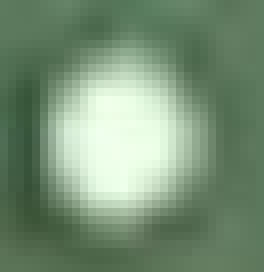
#> input picture ball/ball.jpg, 33 x 34 px, given as the content of the folder ./knn_classes/DJI_0273.MP4, which was not available (shown 8 times larger)
$ python cosin.py
#> lines starting #> are read from the running program, lines starting #| are printed output that depends on the picture; after the words box and inside, x2 and y2 are one past the last pixel; in counts of white or black regions, pixels touching at a corner belong together; pictures that were not available may be replaced by others from this repository, and a replacement may not be noted
import os
import random
import shutil
import time
from collections import Counter
from math import sqrt

import numpy as np
from cv2 import cv2 as cv
from matplotlib import pyplot as plt
import imutils

import datetime

class KNNClassifier:
    def __init__(self,video_name,modelpath=None):
        self.maskradio=2
        edgeThreshold=2
        patchSize=2
        self.orb = cv.ORB_create(edgeThreshold = edgeThreshold,patchSize=patchSize)
        self.video_name=video_name
        self.KNNModel=self.getKNNmodel(modelpath)

    def getKNNmodel(self,modelpath):
#> called with modelpath = './knn_classes'
        KNNModel=[]
        for i in os.listdir(os.path.join(modelpath,self.video_name)):
            if i!=".DS_Store":
                for j in os.listdir(os.path.join(modelpath,self.video_name,i)):
                    if j!=".DS_Store":
                        img=cv.imread(os.path.join(modelpath,self.video_name,i,j))
#> img is the input picture: shape (34, 33, 3); mean B, G, R 118.7, 145.3, 120
                        m,_,_=self.main_color_moment(img)
                        k=[m,str(i)]
                        KNNModel.append(k)
        return KNNModel

    # [76 lines left out: functions prediction, distance, mini_img, not called in this run]

    def main_color_moment(self,img,see_make=False)->list:

        #xmin,xmax,ymin,ymax,mat=self.mini_img(img)
        #img=img[ymin:ymax,xmin:xmax]
        mask=get_mask(img)

        img1=img.copy()
        img1=cv.cvtColor(img,cv.COLOR_BGR2HSV)
        img1[mask!=1]=[0,0,0]
        # B,G,R=cv.split(img1)
        # #hhh=img.copy()
        # R[R!=0]=0
        # G[G!=0]=0
        # hhh=cv.merge([B,G,R])
        if see_make:
            cv.imshow('rrr',mask)
            cv.imshow('ooo',img)
            cv.imshow('ppp',img1)
            #cv.imshow('yyy',hhh)
            #cv.imshow('uuu',mmm)
            cv.waitKey(0)
            cv.destroyAllWindows()

        # [7 lines of commented-out code are left out]
        hist1 = cv.calcHist([img1],[0], None, [15], [1.0,255.0])
        hist2 = cv.calcHist([img1],[1], None, [3], [1.0,255.0])
        #hist3 = cv.calcHist([img1],[2], None, [5], [1.0,255.0])
        #print(hist6)

        hist1=hist1/np.sum(hist1)
        hist2=hist2/np.sum(hist2)
        #hist3=hist3/np.sum(hist3)
        hist=np.concatenate((hist1,hist2),axis=0)
        print(hist.shape)
        return hist,None,None#,mat,(xmin,xmax,ymin,ymax)

# [118 lines left out: functions init_get_video, get_data_from_video, mini_img, len_all, not called in this run]

def cos_in(img,point):
    height,width=img.shape[0],img.shape[1]
#> height = 34; width = 33
    filter=np.array([1,1,1])
    dot_result=img.copy()
    norm=img

    norm=norm.astype(np.int64)
    dot_result=dot_result.reshape(-1,3)
#> dot_result = 1122 rows, first 8: [94, 122, 93], [93, 121, 92], [92, 120, 91], [92, 120, 91], [93, 121, 92], [96, 124, 95], [99, 127, 97], [101, 129, 99]
    dot_result=np.dot(dot_result,point)
#> dot_result = 1122 values, max 88340 at index 540, min 23160 at index 762, mean 46633.8
    dot_result=dot_result.reshape(height,width,1)
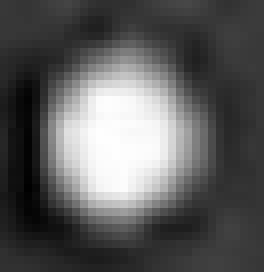
#> dot_result: shape (34, 33, 1) int64 (shown 8 times larger); min 23160, max 88340, mean 46633.8; drawn with min black and max white

    norm=norm.reshape(-1,3)
#> norm = 1122 rows, first 8: [94, 122, 93], [93, 121, 92], [92, 120, 91], [92, 120, 91], [93, 121, 92], [96, 124, 95], [99, 127, 97], [101, 129, 99]
    norm=np.square(norm)
#> norm = 1122 rows, first 8: [8836, 14884, 8649], [8649, 14641, 8464], [8464, 14400, 8281], [8464, 14400, 8281], [8649, 14641, 8464], [9216, 15376, 9025], [9801, 16129, 9409], [10201, 16641, 9801]
    norm=np.dot(norm,filter)
#> norm = 1122 values, max 179269 at index 540, min 12341 at index 762, mean 57643.9
    norm=norm.reshape(height,width,1)
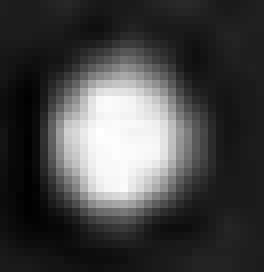
#> norm: shape (34, 33, 1) int64 (shown 8 times larger); min 12341, max 179269, mean 57643.9; drawn with min black and max white
    norm=np.sqrt(norm)
    z=0.5*(dot_result/norm)/np.linalg.norm(point)+0.5
    return z

def normlization(img):
    '''
    img:float
    '''
    minx=np.min(img)
#> minx = 0.985
    return np.uint8(((img-minx)/(np.max(img)-minx))*255)
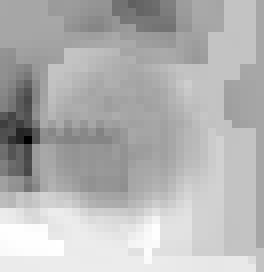
#> returned value: shape (34, 33, 1) (shown 8 times larger); min 0, max 255, mean 179.5

def softmax(img,iter=1):
#> called with iter = 1
    for i in range(iter):
        img=img/255
        img=np.exp(img)/np.sum(np.exp(img))
        img=normlization(img)
#> this loop made 1 pass
#> minx in normlization on pass 1: 0.000436
#> pass 1, in softmax, `img=np.exp(img)/np.sum(np.exp(img))`:
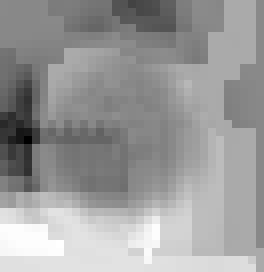
#> img: shape (34, 33, 1) float64 (shown 8 times larger); min 0.000436, max 0.00119, mean 0.000891; drawn with min black and max white
    return img

def get_mask(img,softmax_time=1,point=[80,140,140],th=30):
    H_call=cos_in(img,np.array(point))
    H_call=normlization(H_call)
    H_call=softmax(H_call,softmax_time)
    H_call=255-H_call
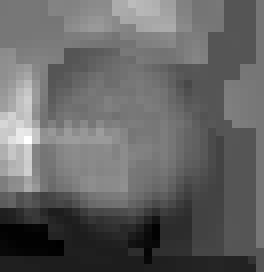
#> H_call: shape (34, 33, 1) (shown 8 times larger); min 0, max 255, mean 100.7
    H_call[H_call<th]=0
#> H_call: shape (34, 33, 1); 6.95% of pixels changed, all inside (x1, y1, x2, y2) = (0, 26, 20, 34)
    H_call[H_call!=0]=1
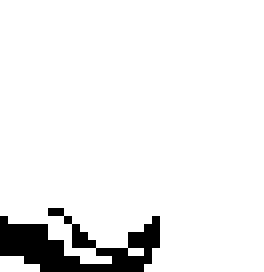
#> H_call: shape (34, 33, 1) (shown 8 times larger); values 0 (black) and 1 (white), 93% white; 1 black region, box (x1, y1, x2, y2) and area: (0, 26, 20, 34) 79
    H_call=cv.erode(H_call,(5,5))
#> H_call: shape (34, 33); values 0 (black) and 1 (white), 91.4% white; 1 black region, box (x1, y1, x2, y2) and area: (0, 26, 20, 34) 96
    H_call=cv.dilate(H_call,(5,5))
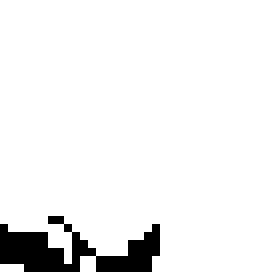
#> H_call: shape (34, 33) (shown 8 times larger); values 0 (black) and 1 (white), 93.7% white; 1 black region, box (x1, y1, x2, y2) and area: (0, 27, 20, 34) 71
#> in main_color_moment, `img1=cv.cvtColor(img,cv.COLOR_BGR2HSV)`: img1: shape (34, 33, 3); mean H, S, V 58.5, 53.4, 145.3
#> in main_color_moment, `img1[mask!=1]=[0,0,0]`: img1: shape (34, 33, 3); mean H, S, V 55, 49.1, 138.5
#> in main_color_moment, `hist1 = cv.calcHist([img1],[0], None, [15], [1.0,255.0])`: hist1 = [0, 0, 7, 1044, 0, 0, 0, 0, 0, 0, 0, 0, 0, 0, 0]
#> in main_color_moment, `hist2 = cv.calcHist([img1],[1], None, [3], [1.0,255.0])`: hist2 = [1036, 15, 0]
#> in main_color_moment, `hist1=hist1/np.sum(hist1)`: hist1 = [0, 0, 0.00666, 0.993, 0, 0, 0, 0, 0, 0, 0, 0, 0, 0, 0]
#> in main_color_moment, `hist2=hist2/np.sum(hist2)`: hist2 = [0.986, 0.0143, 0]
#> in main_color_moment, `hist=np.concatenate((hist1,hist2),axis=0)`: hist = 18 values, max 0.993 at index 3, min 0 at index 0, mean 0.111
#| (18, 1)
#> in getKNNmodel, `m,_,_=self.main_color_moment(img)`: m has the same summary as hist in main_color_moment
#> in __init__, `self.KNNModel=self.getKNNmodel(modelpath)`: self.KNNModel = 1 item
    return H_call

if __name__ == '__main__':
    online_data_save_path="knn_classes"
    classes_name = ["player", "ball", "team1", "team2", "judger"]

    # orb
    edgeThreshold=2
    patchSize=2

    see_make=False
    save_img_recode=True

    modelpath="./knn_classes"
    video_name="DJI_0273.MP4"
    classes_name = ["judger","team1","team2"]
    see_wrong=False#True
    see_make=False#True#False#True
    see_right=False
    save_img_recode=False
    del_pred=False

    if del_pred:
        try:
            p=os.path.join(modelpath,video_name+'_pred')
            shutil.rmtree(p)
        except :
            pass

    def test(test_path,KNN):
        fps=[]
        acc={}
        for i in os.listdir(test_path):
            if i!=".DS_Store":
                count=0
                wrong=0
                #print(i)
                for j in os.listdir(os.path.join(test_path,i)):
                    if j!=".DS_Store":
                        img=cv.imread(os.path.join(test_path,i,j))
                        stime=time.time()
#> (the run stopped early here; a loop or call above may not have finished)
